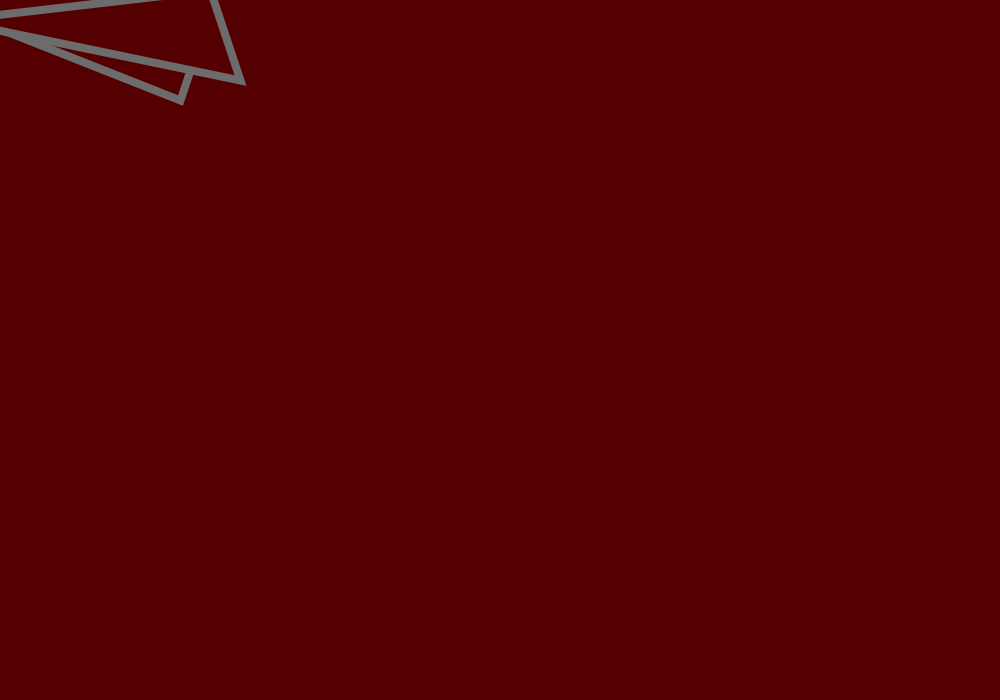
Frame 1 (no input)
Frame 60 (the mouse pressed at the canvas centre just before this capture): identical to frame 1, image omitted
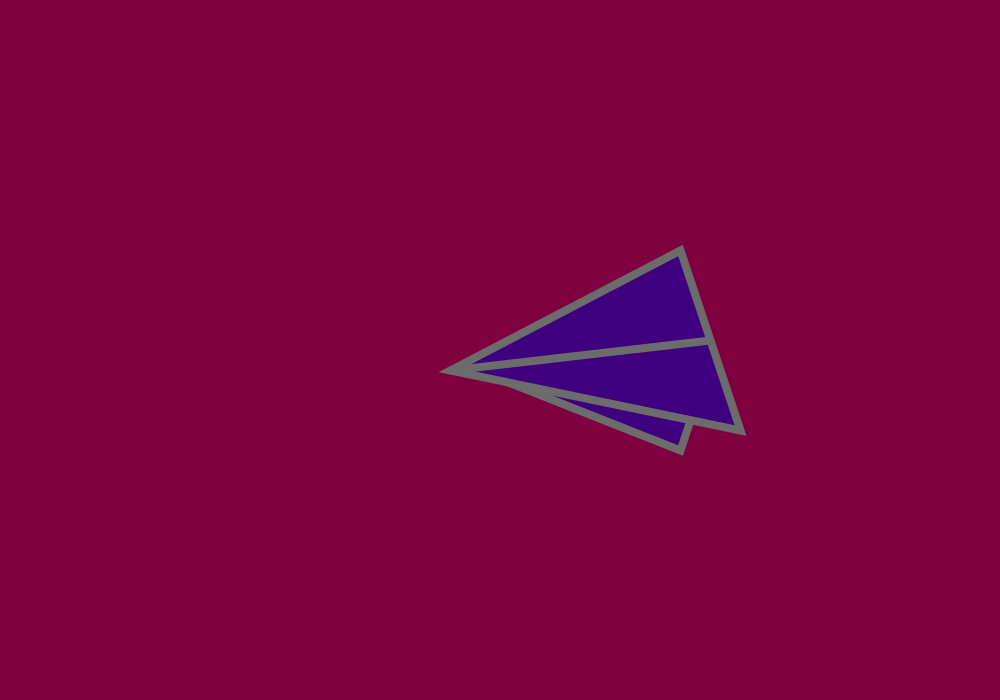
Frame 120 (the mouse held since frame 60 and released just before this capture)

The Processing sketch that drew these frames (run headless with seeded random() and noise(); from frame 60 on, the mouse is pressed at the canvas centre):

// Processing sketch: homework_sep102018
// ── homework_sep102018.pde
void setup(){
  size(1000,700);
  //I dont know the colorMode but I just wanted to put it here
  colorMode (RGB, 600);
  //writing
  iTried();
}

void draw(){
  //chaning the background colors as the airplane moves
  background(abs (mouseX - 200), 0, (mouseY - 200));
  paperAirplane(mouseX, mouseY);
}

void iTried(){
  println("I really Tried");
}

//paper airplane
void paperAirplane(int x, int y){
  //chaning airplane colors as it moves
  fill(abs (mouseY - 200), 0, (mouseX - 200));
  stroke(255);
  strokeWeight(8);
  //bottom part of the paper airplane
  triangle(x + 8, y + 32, x + 180, y + 100, x + 200, y + 40);
  
  stroke(255);
  //the big part of the airplane
  beginShape();
  vertex(x - 50,y + 20);
  vertex( x + 180, y - 100);
  vertex( x + 240, y + 80);
  endShape(CLOSE); 
  
  //bisection line
  stroke(255);
  line( x - 50, y + 20, x + 210, y - 10);
  
}
